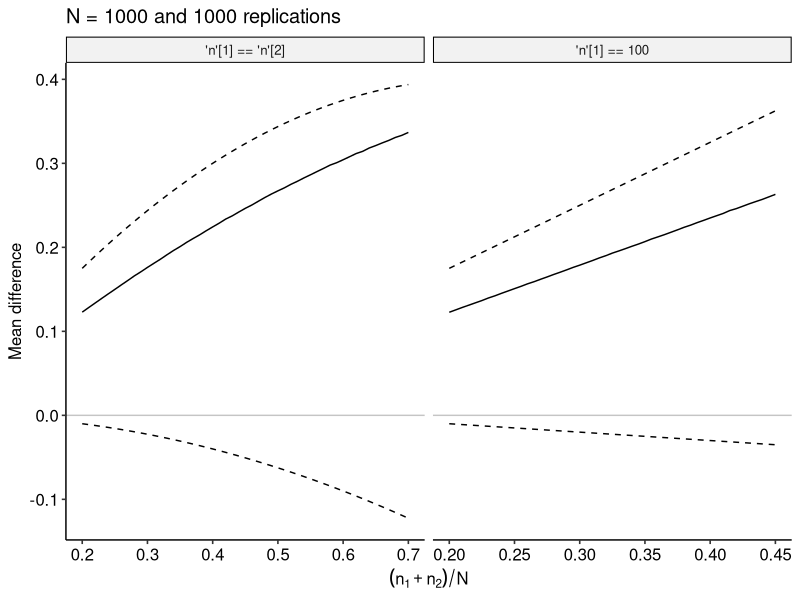
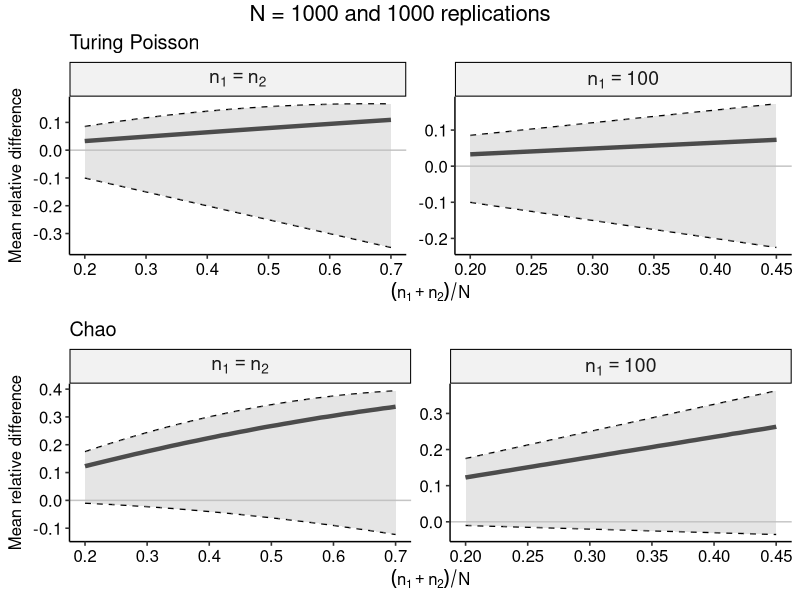
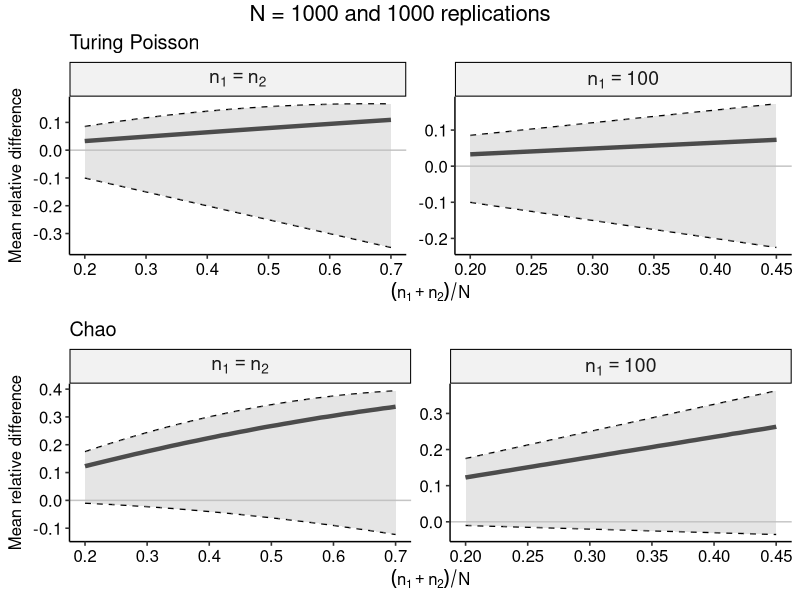

Write R code to recreate these figures, in order.
library(tidyverse)
library(ggpubr)

TRIALS <- 1000
SEED <- 777
SAMPLE_SIZES <- seq(100, 350, 5)
POP_SIZE <- 1000
OUTPUT_FOLDER <- "./_900_output/figures/"

srswor_caprecap <- function(n1, n2, N) {
  S <- c(sample(1:N, n1, replace = FALSE), sample(1:N, n2, replace = FALSE))
  K <- table(S)
  f <- c(length(K[K == 1]), length(K[K == 2]))
  return(f)
}

chao <- function(f) {
  return(f[1] + f[2] + f[1]^2 / (2 * f[2]))
}

dN <- function(f, N) {
  n <- f[1] + 2 * f[2]
  No <- n - f[2]
  return(exp(n / N) * (N - No) - N)
}

dN2 <- function(f, N) {
  n <- f[1] + 2 * f[2]
  No <- n - f[2]
  return(exp(n / N) * (n / N * (No / N - 1) + 1) - 1)
}

pseudo_exact <- function(f, tol = 1e-6) {
  n <- f[1] + 2 * f[2]
  No <- n - f[2]
  converged <- FALSE
  new_N <- No
  while (!converged) {
    old_N <- new_N
    dN <- dN(f, old_N)
    dN2 <- dN2(f, old_N)
    new_N <- old_N - dN / dN2
    converged <- abs(new_N - old_N) < tol
  }
  return(new_N)
}

turing_p <- function(f) {
  return(3 / 2 * f[1] + f[2] + f[1]^2 / (2 * f[2]))
}

simulate_sampling <- function(n1, n2 = NA, N, trials = TRIALS) {
  res <- list()
  if (!anyNA(n2)) {
    for (i in n1) {
      for (j in n2) {
        reps <- t(replicate(trials, srswor_caprecap(i, j, N)))
        reps <- cbind(
          reps,
          apply(reps, 1, chao),
          apply(reps, 1, pseudo_exact),
          apply(reps, 1, turing_p),
          i,
          j
        )
        res[[paste0(i, j)]] <- reps
      }
    }
  } else {
    for (i in n1) {
      reps <- t(replicate(trials, srswor_caprecap(i, i, N)))
      reps <- cbind(
        reps,
        apply(reps, 1, chao),
        apply(reps, 1, pseudo_exact),
        apply(reps, 1, turing_p),
        i,
        i
      )
      res[[paste0(i, i)]] <- reps
    }
  }
  res <- do.call(rbind, res) %>%
    as.data.frame() %>%
    setNames(
      c(
        "f1",
        "f2",
        "Chao",
        "Pseudolikelihood",
        "Turing Poisson",
        "n_1",
        "n_2"
      )
    )
  agg <- res %>%
    group_by(n_1, n_2) %>%
    summarise(
      `Chao` = mean(`Chao`),
      `Pseudolikelihood` = mean(`Pseudolikelihood`),
      `Turing Poisson` = mean(`Turing Poisson`),
      .groups = "keep"
    )
  return(agg)
}

set.seed(SEED)
first_fixed <- simulate_sampling(c(100), SAMPLE_SIZES, POP_SIZE)
first_fixed$type <- "'n'[1] == 100"
none_fixed <- simulate_sampling(SAMPLE_SIZES, NA, POP_SIZE)
none_fixed$type <- "'n'[1] == 'n'[2]"

agg <- rbind(first_fixed, none_fixed)
agg$`Chao (rel.diff)` <- (
  (agg$`Pseudolikelihood` - agg$`Chao`) / POP_SIZE
)
agg$`Turing Poisson (rel.diff)` <- (
  (agg$`Pseudolikelihood` - agg$`Turing Poisson`) / POP_SIZE
)
agg$`Chao (lower)` <- (
  -agg$n_1 / POP_SIZE * agg$n_2 / POP_SIZE
)
agg$`Chao (upper)` <- (
  (agg$n_1 + agg$n_2) / POP_SIZE 
  - 5 / 2 * agg$n_1 / POP_SIZE * agg$n_2 / POP_SIZE
)
agg$`Turing Poisson (lower)` <- (
  -(agg$n_1 + agg$n_2) / (2 * POP_SIZE)
)
agg$`Turing Poisson (upper)` <- (
  (agg$n_1 + agg$n_2) / (POP_SIZE * 2)
  - 3 / 2 * agg$n_1 / POP_SIZE * agg$n_2 / POP_SIZE
)

ggplot(agg, mapping = aes(x = (n_1 + n_2) / POP_SIZE, y = `Chao (rel.diff)`)) +
  geom_line() +
  geom_line(aes(y = `Chao (lower)`), linetype = "dashed") +
  geom_line(aes(y = `Chao (upper)`), linetype = "dashed") +
  xlab(expression(("n"[1] + "n"[2]) / N)) +
  ylab("Mean difference") +
  geom_hline(yintercept = 0.0, color = "grey", alpha = 0.9) +
  theme_pubr() +
  facet_wrap(
    ~ type,
    scale = "free_x",
  ) +
  theme(legend.title = element_blank(), legend.position = "right") +
  ggtitle("N = 1000 and 1000 replications")

p1 <- ggplot(
  agg,
  mapping = aes(x = (n_1 + n_2) / POP_SIZE, y = `Turing Poisson (rel.diff)`)
) +
  geom_line(linewidth = 1.5) +
  geom_line(aes(y = `Turing Poisson (lower)`), linetype = "dashed") +
  geom_line(aes(y = `Turing Poisson (upper)`), linetype = "dashed") +
  geom_ribbon(
    aes(ymin = `Turing Poisson (lower)`, ymax = `Turing Poisson (upper)`),
    fill = "grey",
    alpha = 0.4
  ) +
  xlab(expression(("n"[1] + "n"[2]) / N)) +
  ylab("Mean relative difference") +
  geom_hline(yintercept = 0.0, color = "grey", alpha = 0.9) +
  theme_pubr() +
  facet_wrap(
    ~ type,
    scale = "free",
    labeller = label_parsed
  ) +
  theme(
    legend.title = element_blank(),
    legend.position = "right",
    strip.text = element_text(size = 14)
  ) +
  ggtitle("Turing Poisson")

p2 <- ggplot(
  agg,
  mapping = aes(x = (n_1 + n_2) / POP_SIZE, y = `Chao (rel.diff)`)
) +
  geom_line(linewidth = 1.5) +
  geom_line(aes(y = `Chao (lower)`), linetype = "dashed") +
  geom_line(aes(y = `Chao (upper)`), linetype = "dashed") +
  geom_ribbon(
    aes(ymin = `Chao (lower)`, ymax = `Chao (upper)`),
    fill = "grey",
    alpha = 0.4
  ) +
  xlab(expression(("n"[1] + "n"[2]) / N)) +
  ylab("Mean relative difference") +
  geom_hline(yintercept = 0.0, color = "grey", alpha = 0.9) +
  theme_pubr() +
  facet_wrap(
    ~ type,
    scale = "free",
    labeller = label_parsed
  ) +
  theme(
    legend.title = element_blank(),
    legend.position = "right",
    strip.text = element_text(size = 14)
  ) +
  ggtitle("Chao")

p <- ggarrange(p1, p2, ncol = 1, nrow = 2)
annotate_figure(p, top = text_grob("N = 1000 and 1000 replications", size = 16))

ggsave(
  paste0(OUTPUT_FOLDER, "appendix/compare_chao_poisson.pdf"),
  width = 297,
  height = 2 * 175,
  units = "mm"
)
